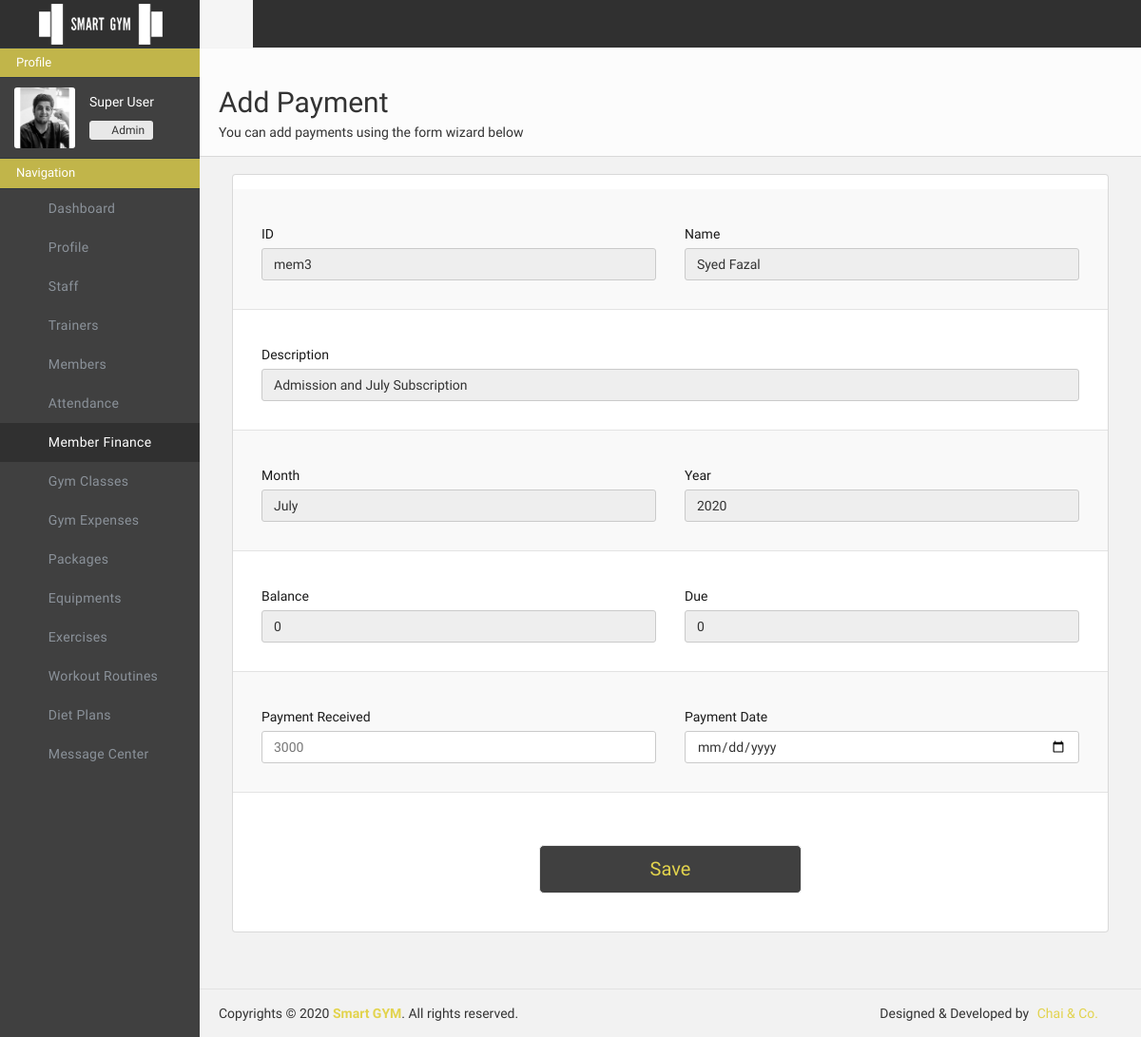
Before: /adminportal/paymentadd/mem3 (signed in) with the older database file.
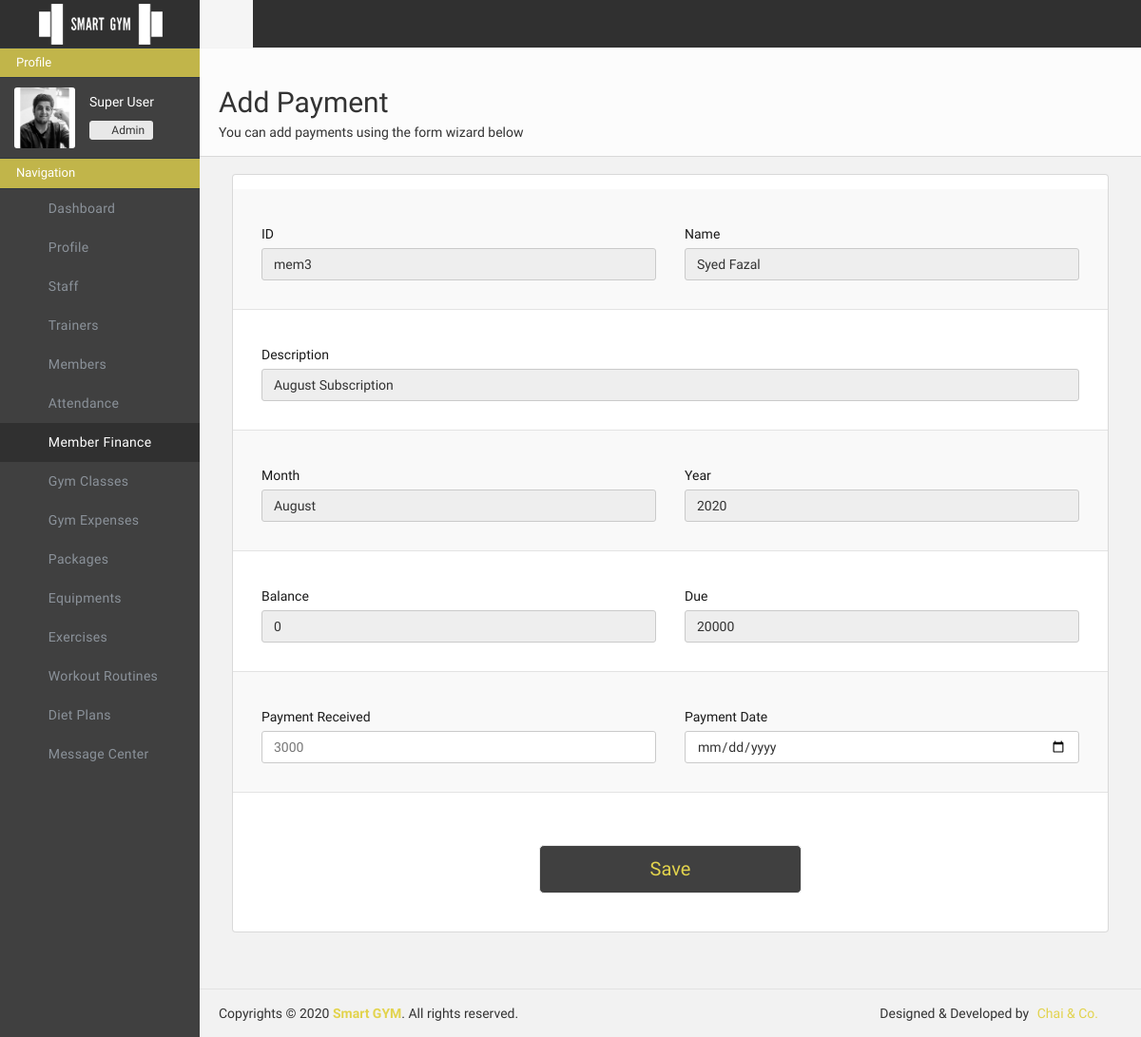
After: the same page with the newer database file.
### adminportal/models.py (models this page shows)
class FinanceData(models.Model):
    finance_id = models.AutoField(primary_key=True)
    finance_member_id = models.CharField(max_length=500, default="")
    finance_member_name = models.CharField(max_length=500, default="")
    finance_desc = models.CharField(max_length=500, default="")
    finance_month = models.CharField(max_length=500, default="")
    finance_year = models.CharField(max_length=500, default="")
    finance_balance = models.IntegerField(default=0)
    finance_due = models.IntegerField(default=0)

### adminportal/views.py (the view, shortened to what this page needs)
# urls.py: path('paymentadd/<str:memid>', views.paymentadd, name="adminportal-paymentadd"),
def paymentadd(request, memid):
    if "userid" in request.session and request.session["userrole"] == "Admin" :
        params = {"error":0, "errormessage":"", "success":0, "successmessage": ""}
        try:
            finance_member = FinanceData.objects.filter(finance_member_id=memid)[0]
            params["member"] = finance_member
        except Exception:
            return redirect("/adminportal/paymentdue")
        return render(request, 'adminportal/addpayment.html', params)
    else:
        return redirect('/adminportal/login/')

### adminportal/templates/adminportal/addpayment.html (shortened to what the changed rows need)
{% load static %}
<!doctype html>
<html class="no-js">
    <head>
        <link href="{% static 'adminportal/css/icons.css'%}" rel="stylesheet" />
        <link href="{% static 'adminportal/css/bootstrap.css'%}" rel="stylesheet" />
        <link href="{% static 'adminportal/css/plugins.css'%}" rel="stylesheet" />
        <link href="{% static 'adminportal/css/main.css'%}" rel="stylesheet" />
        <link href="{% static 'adminportal/css/custom.css'%}" rel="stylesheet" />
    </head>
    <body>
        <div id="wrapper">
            <div class="page-content sidebar-page clearfix">
                <div class="page-content-wrapper">
                    <div class="page-content-inner">
                        <div id="page-header" class="clearfix">
                            <div class="page-header">
                                <h2>Add Payment</h2>
                            </div>
                        </div>
                        <div class="row" style="margin-bottom: 40px;">
                            <div class="col-md-12 col-sm-12 col-xs-12 col-lg-12">
                                <div class="col-lg-12 col-md-12 col-sm-12 col-xs-12">
                                    <div class="panel">
                                        <div class="panel-body">
                                            <form class="form-horizontal group-border stripped" role="form" method="POST" action="/adminportal/paymentadd/{{member.finance_member_id}}"> {% csrf_token %}
                                                <div class="form-group">
                                                    <div class="col-lg-12">
                                                        <div class="col-lg-6">
                                                            <div class="form-group">
                                                                <div class="col-sm-12">
                                                                    <input type="text" class="form-control" id="" placeholder="eg: mbr121" disabled value="{{member.finance_member_id}}" name="id">
                                                                </div>
                                                            </div>
                                                        </div>
                                                        <div class="col-lg-6">
                                                            <div class="form-group">
                                                                <div class="col-sm-12">
                                                                    <input type="text" class="form-control" id="" placeholder="eg: Jalal Ameerzai" name="name" disabled value="{{member.finance_member_name}}">
                                                                </div>
                                                            </div>
                                                        </div>
                                                    </div>
                                                </div>
                                                <div class="form-group">
                                                    <div class="col-lg-12">
                                                        <div class="col-lg-12">
                                                            <div class="form-group">
                                                                <div class="col-sm-12">
                                                                    <input type="text" class="form-control" id="" placeholder="eg: Monthly Subscription" name="desc" required value="{{member.finance_desc}}" disabled>
                                                                </div>
                                                            </div>
                                                        </div>
                                                    </div>
                                                </div>
                                                <div class="form-group">
                                                    <div class="col-lg-12">
                                                        <div class="col-lg-6">
                                                            <div class="form-group">
                                                                <div class="col-sm-12">
                                                                    <input type="text" class="form-control" id="expyear" placeholder="July" name="month" disabled value="{{member.finance_month}}">
                                                                </div>
                                                            </div>
                                                        </div>
                                                        <div class="col-lg-6">
                                                            <div class="form-group">
                                                                <div class="col-sm-12">
                                                                    <input type="number" class="form-control" id="expyear" placeholder="2020" name="year" disabled value="{{member.finance_year}}">
                                                                </div>
                                                            </div>
                                                        </div>
                                                    </div>
                                                </div>
                                                <div class="form-group">
                                                    <div class="col-lg-12">
                                                        <div class="col-lg-6">
                                                            <div class="form-group">
                                                                <div class="col-sm-12">
                                                                    <input type="number" class="form-control" id="" placeholder="3000"  disabled value="{{member.finance_balance}}">
                                                                </div>
                                                            </div>
                                                        </div>
                                                        <div class="col-lg-6">
                                                            <div class="form-group">
                                                                <div class="col-sm-12">
                                                                    <input type="number" class="form-control" id="" placeholder="13000"  disabled value="{{member.finance_due}}">
                                                                </div>
                                                            </div>
                                                        </div>
                                                    </div>
                                                </div>
                                                <div class="form-group">
                                                    <div class="col-lg-12">
                                                        <div class="col-lg-6">
                                                            <div class="form-group">
                                                                <div class="col-sm-12">
                                                                    <input type="number" class="form-control" id="" placeholder="3000" name="recieved" required min="1" max="{{member.finance_due}}">
                                                                </div>
                                                            </div>
                                                        </div>
                                                    </div>
                                                </div>
                                                </form>
                                        </div>
                                    </div>
                                </div>
                            </div>
                        </div>
                        </div>
                    </div>
                </div>
            </div>
    </body>
</html>

Changed rows visible on the page:
changed FinanceData "mem3": desc "Admission and July Subscription" → "August Subscription"; month "July" → "August"; finance_due "0" → "20000"; recieved "3000" → (not shown)
